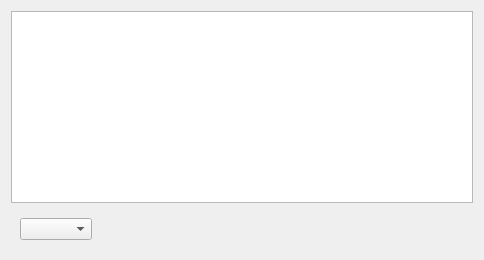
          <widget class="QWidget" name="tabSaleYear">
           <attribute name="title">
            <string>年销售金额一览</string>
           </attribute>
           <layout class="QVBoxLayout" name="verticalLayout_12">
            <item>
             <widget class="QChartView" name="chartView2"/>
            </item>
            <item>
             <widget class="QWidget" name="widget_3" native="true">
              <property name="minimumSize">
               <size>
                <width>0</width>
                <height>20</height>
               </size>
              </property>
              <layout class="QHBoxLayout" name="horizontalLayout_2">
               <item>
                <widget class="QComboBox" name="comboBoxSaleYear">
                 <property name="minimumSize">
                  <size>
                   <width>0</width>
                   <height>18</height>
                  </size>
                 </property>
                </widget>
               </item>
               <item>
                <spacer name="horizontalSpacer_2">
                 <property name="orientation">
                  <enum>Qt::Horizontal</enum>
                 </property>
                 <property name="sizeHint" stdset="0">
                  <size>
                   <width>372</width>
                   <height>20</height>
                  </size>
                 </property>
                </spacer>
               </item>
              </layout>
             </widget>
            </item>
           </layout>
          </widget>
